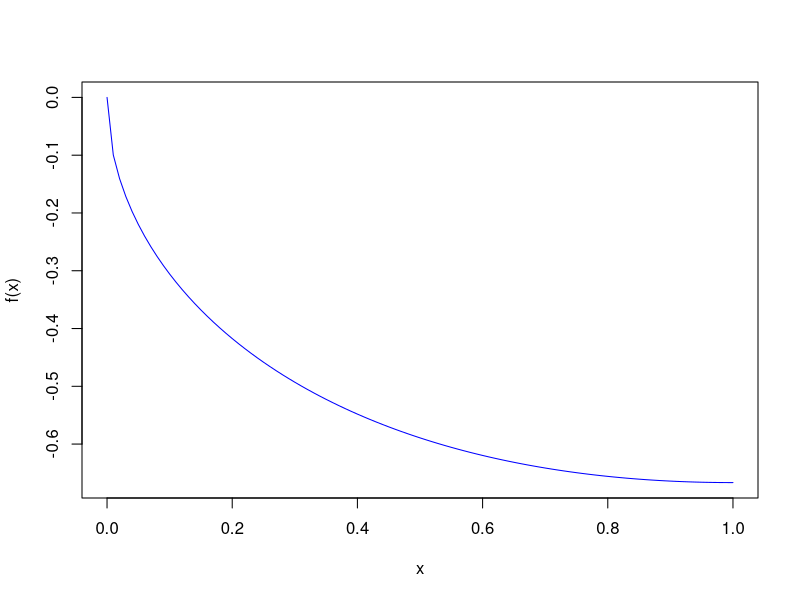

Source code (R):
## ---- chunk 1
knitr::opts_chunk$set(echo = TRUE)

library(pracma)
## ---- chunk 2
# Define the function using R syntax.
f <- function(x) {
  1/3 * x ^ (3/2) - x ^ (1/2)
}

x <- seq(0, 1, 0.01)
curve(f(x), col = 'blue', ylab='f(x)')
## ---- chunk 3
# The arclength() function expects the first paremeter to be parameterized, so we
# need to create a parameterize version of our function before passing it to arclength().
par_function <- function(x) c(x, f(x))
arclength(par_function, a = 0, b = 1)
